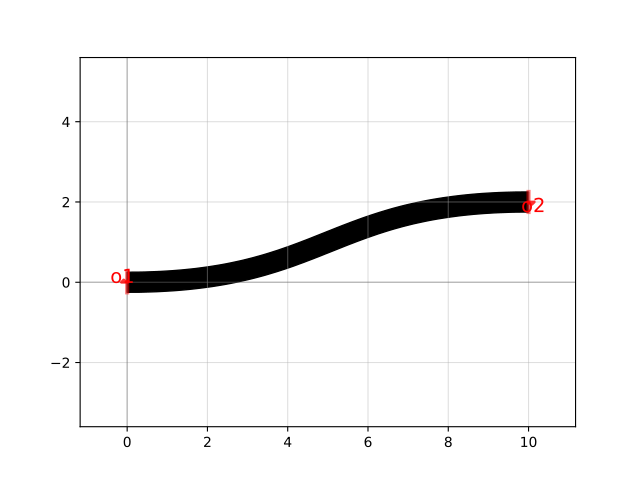

The Python source for this figure:
import gdsfactory as gf

c = gf.components.bend_s(size=[10.0, 2.0], nb_points=99, with_bbox=True, cross_section='strip')
c.plot()
